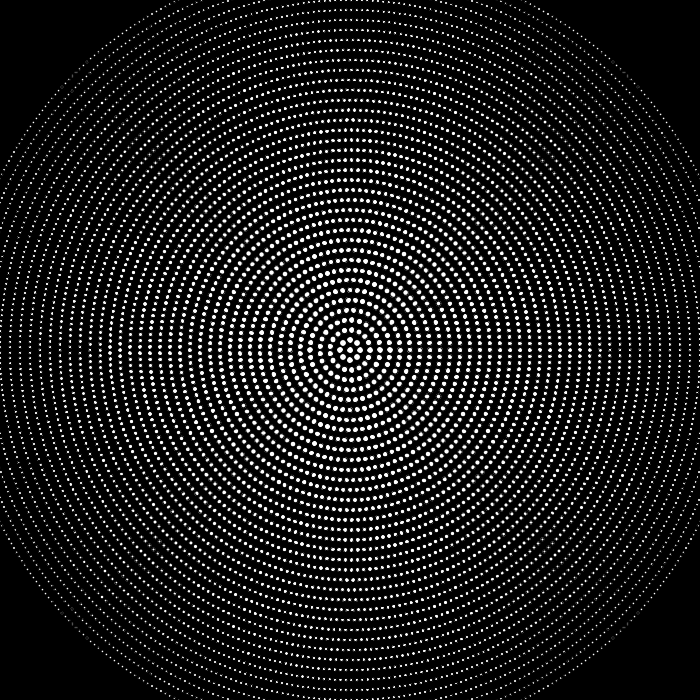
Frame 1 (no input)
Frame 60 (the mouse pressed at the canvas centre just before this capture): identical to frame 1, image omitted
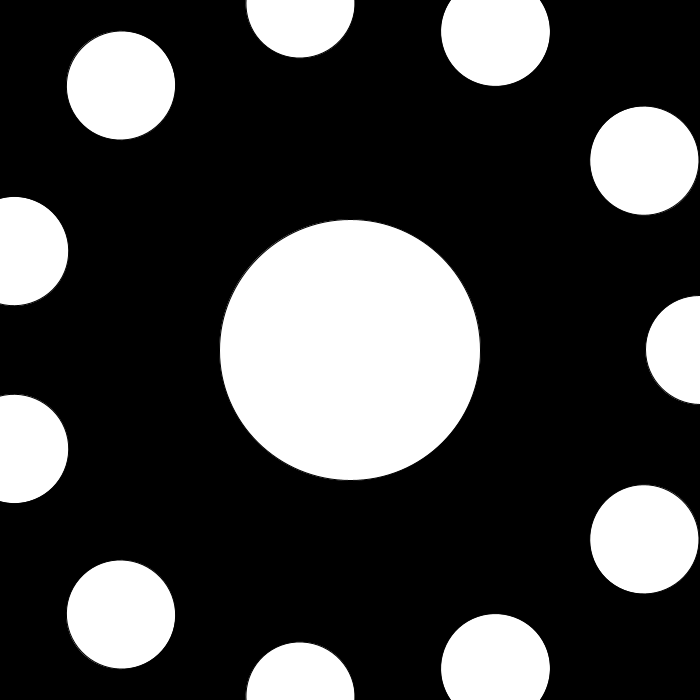
Frame 120 (the mouse held since frame 60 and released just before this capture)

The Processing sketch that drew these frames (run headless with seeded random() and noise(); from frame 60 on, the mouse is pressed at the canvas centre):

// Processing sketch: Dc_Trial_2_without_colors
// ── Dc_Trial_2_without_colors.pde
void setup(){
  size(700,700);
  surface.setLocation(387,20);
  //noLoop();
  mouseX = 10;
}

void draw() {
  background(0);
  
  translate(width/2, height/2);
  
  float rStep = mouseX;
  float rMax = 400;
  
  for(float r=0; r<rMax; r+=rStep){
    
    float c =2*PI*r;
    float cSeg = map(r,0,rMax,rStep* 3/4,rStep/2);
    float angleSeg =floor(c/cSeg);
    float ellipseSize = map(r,0,rMax,rStep * 3/4-1,rStep/4);
    
  for(float a=0; a<360; a+=360/angleSeg){
    pushMatrix();
    rotate(radians(a));
    ellipse(r,0,ellipseSize,ellipseSize);
    popMatrix();
    }
  }
}

void keyPressed(){
if (key==' ') {
  background(0);
  redraw();
  }
}
